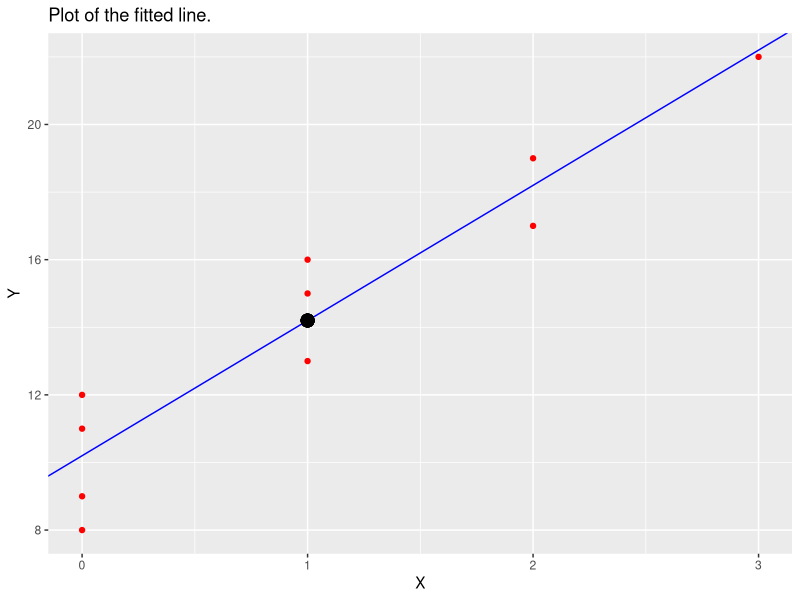

Reproduce this figure in R.
## ---- chunk 1
knitr::opts_chunk$set(echo = TRUE)
## ---- chunk 2
file_df <- read.csv('data/GPA.csv', header = TRUE)
names(file_df)
GPA_score <- file_df$GPA
ACT_score <- file_df$ACT
SSxy <- t((GPA_score - mean(GPA_score))) %*% (ACT_score - mean(ACT_score))
SSx <- t((ACT_score - mean(ACT_score))) %*% (ACT_score - mean(ACT_score))
b1 <- SSxy / SSx
b0 <- mean(GPA_score) - b1 * mean(ACT_score)
print(paste('The slope is', b1))
print(paste('The intercept is', b0))
print(paste('The predictor model is given by GPA = ', b0, '+', b1, 'ACT'))
## ---- chunk 3
GPA_pd <- b0 + b1 * ACT_score
GPA_residual <- GPA_score - GPA_pd
SSE <- sum(GPA_residual^2)
n <- length(GPA_score)
s <- sqrt(SSE / (n - 2))
print(paste('The residual standard deviation is', s))
## ---- chunk 4
sb1 <- s / sqrt(SSx) # this is the unbiased estimator for sigma{b1}
CI_lb <- b1 - sb1 * qt(1 - 0.05/2,n-2)
CI_ub <- b1 + sb1 * qt(1 - 0.05/2,n-2)
print(paste('The confidence interval for the slope is [', CI_lb, ',', CI_ub, '].'))
## ---- chunk 5
sb0 <- s * sqrt(1 / n + (mean(ACT_score))^2 / SSx)
CI_lb0 <- b0 - sb0 * qt(1 - 0.05/2,n-2)
CI_ub0 <- b0 + sb0 * qt(1 - 0.05/2,n-2)
print(paste('The confidence interval for the intercept is [', CI_lb0, ',', CI_ub0, '].'))
## ---- chunk 6
Ts <- abs((b1 - 0) / sb1)
pvalue <- (1 - pt(Ts,n-2)) * 2
print(paste('P-vlaue is', pvalue))
## ---- chunk 7
airfreight_df <- read.csv('data/airfreight.csv', header = TRUE)
names(airfreight_df)
X <- airfreight_df$X
Y <- airfreight_df$Y
SSXY <- t(X - mean(X)) %*% (Y - mean(Y))
SSX <- t(X - mean(X)) %*% (X - mean(X))
slope <- SSXY / SSX
intercept <- mean(Y) - slope * mean(X)
print(paste('The fitted line is Y =', slope, 'X +', intercept, '.'))
print(paste('The mean value is (', mean(X),',', mean(Y), ').'))
library(ggplot2)
ggplot(data = data.frame(x=X,y=Y), aes(X, Y)) + geom_abline(slope = slope, intercept = intercept, color='blue') +
  geom_point(color='red') + 
  geom_point(aes(mean(X),mean(Y)), shape=21, fill='black', size=4) +
  ggtitle(paste0('Plot of the fitted line.'))
## ---- chunk 8
Y_hat <- slope * X + intercept
Y_residual <- Y - Y_hat
SSE <- sum(Y_residual^2)
N <- length(X)
MSE <- SSE / (N - 2)
std_Y_hat <- sqrt(MSE * (1 / N + (2 - mean(X))^2 / SSX))
CI_lbYhat <- 18.2 - qt(1 - 0.01/2,N - 2) * std_Y_hat
CI_ubhat <- 18.2 + qt(1 - 0.01/2,N - 2) * std_Y_hat
print(paste('The confidence interval for mean breakage is [', CI_lbYhat, ',', CI_ubhat, '].'))
## ---- chunk 9
std_Y_hnew <- sqrt(MSE * (1 / N + (2 - mean(X))^2 / SSX + 1))
CI_lbYhnew <- 18.2 - qt(1 - 0.01 / 2, N - 2) * std_Y_hnew
CI_ubYhnew <- 18.2 + qt(1 - 0.01 / 2, N - 2) * std_Y_hnew
cat(paste('The prediction interval for the number of broken ampules for this shipment is\n [', CI_lbYhnew, ',', CI_ubYhnew, '].'))
## ---- chunk 10
std_Ybar_hnew <- sqrt(MSE * (1 / 3 + 1 / N + (2 - mean(X))^2 / SSX))
CI_lbYbarhnew <- 18.2 - qt(1 - 0.01 / 2, N - 2) * std_Ybar_hnew
CI_ubYbarhnew <- 18.2 + qt(1 - 0.01 / 2, N - 2) * std_Ybar_hnew
cat(paste('The prediction interval for the number of broken ampules for this shipment is\n [', CI_lbYbarhnew, ',', CI_ubYbarhnew, '].'))
